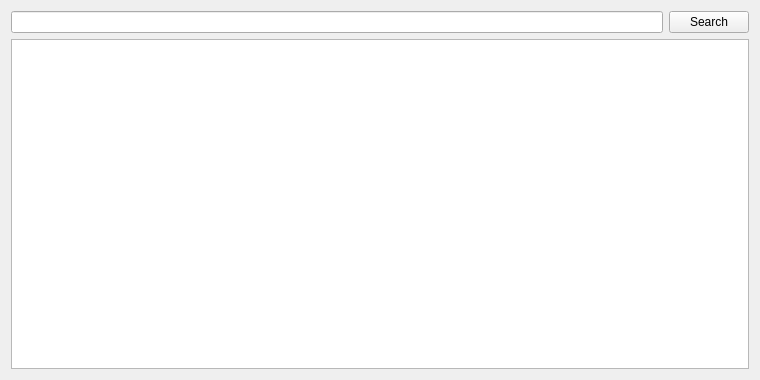
<?xml version="1.0" encoding="UTF-8"?>
<ui version="4.0">
 <class>TorrentPage</class>
 <widget class="QWidget" name="TorrentPage">
  <property name="geometry">
   <rect>
    <x>0</x>
    <y>0</y>
    <width>760</width>
    <height>380</height>
   </rect>
  </property>
  <property name="windowTitle">
   <string>Torrent List</string>
  </property>
  <layout class="QVBoxLayout" name="verticalLayout">
   <item>
    <layout class="QHBoxLayout" name="horizontalLayout_2">
     <item>
      <widget class="QLineEdit" name="lineEdit"/>
     </item>
     <item>
      <widget class="QPushButton" name="searchButton">
       <property name="text">
        <string>Search</string>
       </property>
      </widget>
     </item>
    </layout>
   </item>
   <item>
    <widget class="QTableView" name="tableView">
     <property name="contextMenuPolicy">
      <enum>Qt::CustomContextMenu</enum>
     </property>
     <property name="toolTip">
      <string>Double-click to edit address or label</string>
     </property>
     <property name="tabKeyNavigation">
      <bool>false</bool>
     </property>
     <property name="alternatingRowColors">
      <bool>true</bool>
     </property>
     <property name="selectionMode">
      <enum>QAbstractItemView::SingleSelection</enum>
     </property>
     <property name="selectionBehavior">
      <enum>QAbstractItemView::SelectRows</enum>
     </property>
     <property name="sortingEnabled">
      <bool>true</bool>
     </property>
     <attribute name="verticalHeaderVisible">
      <bool>false</bool>
     </attribute>
    </widget>
   </item>
  </layout>
 </widget>
 <resources/>
 <connections/>
</ui>
